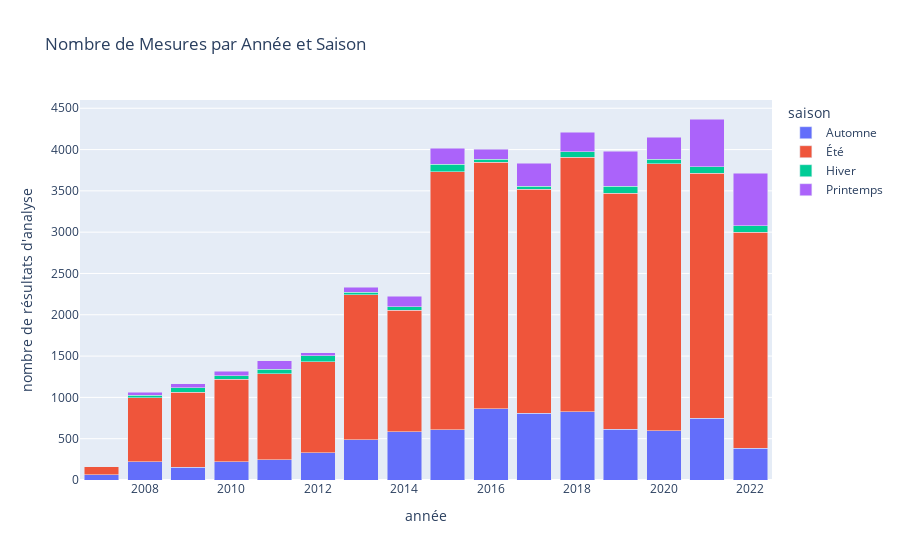

Notebook cell for this chart:
### Code cell
# Créer un graphique à barres
fig = px.bar(df_counts, 
             x='année', 
             y='nombre de résultats d\'analyse par saison', 
             color='saison', 
             barmode='stack', 
             labels={'Année': 'année', 'Nombre de valeurs': 'Nombre de Mesures'},
             title='Nombre de Mesures par Année et Saison')

# Personnaliser l'apparence
fig.update_layout(
    xaxis_title='année',
    yaxis_title='nombre de résultats d\'analyse',
    legend_title='saison'
)

# Afficher le graphique
fig.show()

### Figure 1 — Plotly figure (JSON) as saved in the notebook; plotly's stock layout.template omitted (floating-point values rounded to 4 significant figures)
{"data": [{"alignmentgroup": "True", "hovertemplate": "saison=Automne<br>année=%{x}<br>nombre de résultats d'analyse par saison=%{y}<extra></extra>", "legendgroup": "Automne", "marker": {"color": "#636efa", "pattern": {"shape": ""}}, "name": "Automne", "offsetgroup": "Automne", "orientation": "v", "showlegend": true, "textposition": "auto", "type": "bar", "x": [2007, 2008, 2009, 2010, 2011, 2012, 2013, 2014, 2015, 2016, 2017, 2018, 2019, 2020, 2021, 2022], "xaxis": "x", "y": [61, 223, 157, 220, 247, 331, 487, 586, 607, 864, 807, 826, 617, 598, 746, 386], "yaxis": "y"}, {"alignmentgroup": "True", "hovertemplate": "saison=Été<br>année=%{x}<br>nombre de résultats d'analyse par saison=%{y}<extra></extra>", "legendgroup": "Été", "marker": {"color": "#EF553B", "pattern": {"shape": ""}}, "name": "Été", "offsetgroup": "Été", "orientation": "v", "showlegend": true, "textposition": "auto", "type": "bar", "x": [2007, 2008, 2009, 2010, 2011, 2012, 2013, 2014, 2015, 2016, 2017, 2018, 2019, 2020, 2021, 2022], "xaxis": "x", "y": [102, 772, 906, 997, 1038, 1099, 1755, 1471, 3125, 2981, 2712, 3084, 2857, 3228, 2969, 2612], "yaxis": "y"}, {"alignmentgroup": "True", "hovertemplate": "saison=Hiver<br>année=%{x}<br>nombre de résultats d'analyse par saison=%{y}<extra></extra>", "legendgroup": "Hiver", "marker": {"color": "#00cc96", "pattern": {"shape": ""}}, "name": "Hiver", "offsetgroup": "Hiver", "orientation": "v", "showlegend": true, "textposition": "auto", "type": "bar", "x": [2008, 2009, 2010, 2011, 2012, 2013, 2014, 2015, 2016, 2017, 2018, 2019, 2020, 2021, 2022], "xaxis": "x", "y": [32, 52, 47, 53, 72, 31, 43, 92, 35, 40, 65, 84, 57, 78, 79], "yaxis": "y"}, {"alignmentgroup": "True", "hovertemplate": "saison=Printemps<br>année=%{x}<br>nombre de résultats d'analyse par saison=%{y}<extra></extra>", "legendgroup": "Printemps", "marker": {"color": "#ab63fa", "pattern": {"shape": ""}}, "name": "Printemps", "offsetgroup": "Printemps", "orientation": "v", "showlegend": true, "textposition": "auto", "type": "bar", "x": [2008, 2009, 2010, 2011, 2012, 2013, 2014, 2015, 2016, 2017, 2018, 2019, 2020, 2021, 2022], "xaxis": "x", "y": [34, 49, 52, 105, 41, 60, 122, 192, 124, 276, 232, 424, 269, 577, 634], "yaxis": "y"}], "layout": {"barmode": "stack", "legend": {"title": {"text": "saison"}, "tracegroupgap": 0}, "title": {"text": "Nombre de Mesures par Année et Saison"}, "xaxis": {"anchor": "y", "domain": [0, 1], "title": {"text": "année"}}, "yaxis": {"anchor": "x", "domain": [0, 1], "title": {"text": "nombre de résultats d'analyse"}}}}
